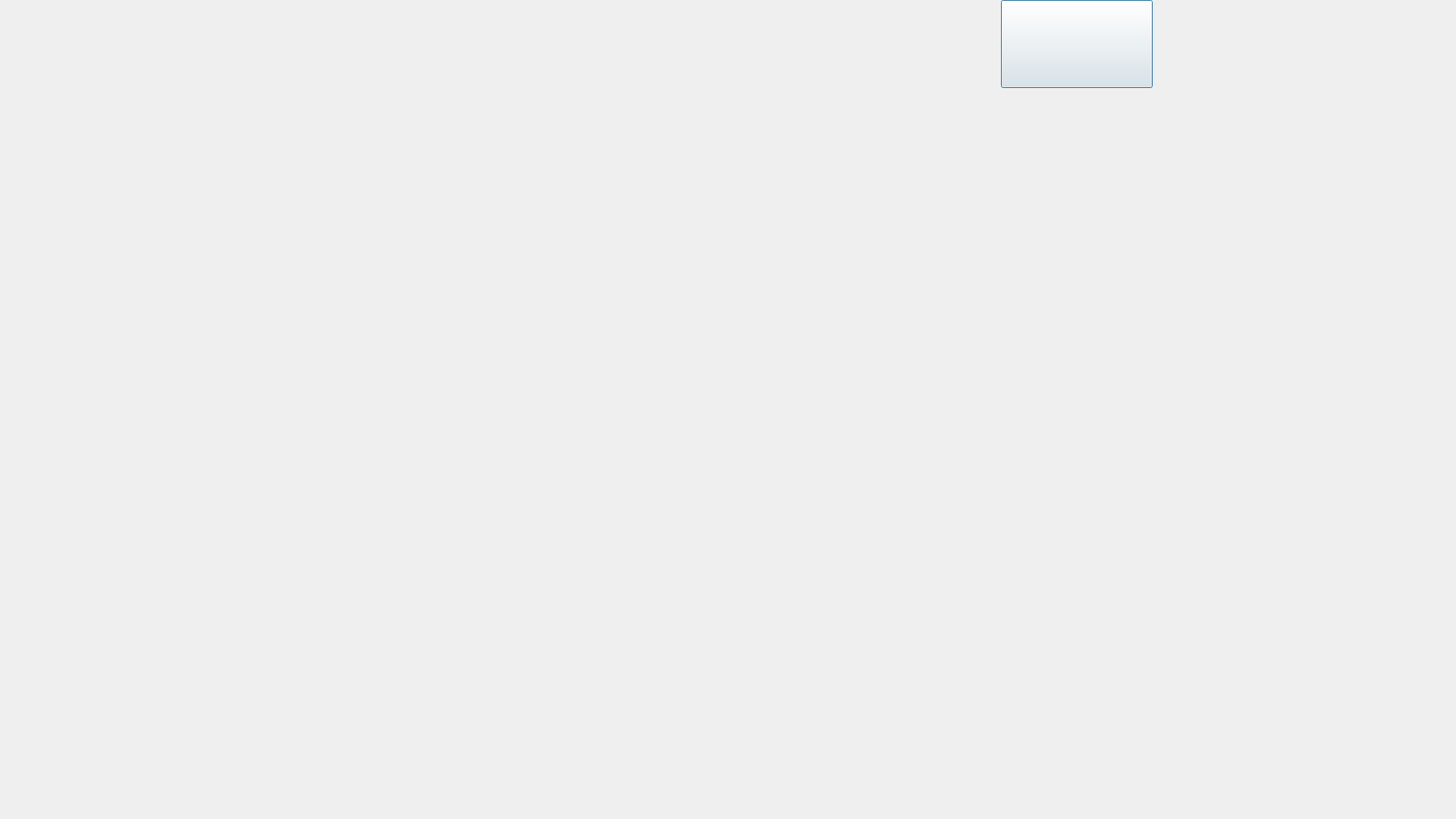
<?xml version="1.0" encoding="UTF-8"?>
<ui version="4.0">
 <class>Industry</class>
 <widget class="QDialog" name="Industry">
  <property name="geometry">
   <rect>
    <x>0</x>
    <y>0</y>
    <width>1920</width>
    <height>1080</height>
   </rect>
  </property>
  <property name="sizePolicy">
   <sizepolicy hsizetype="Fixed" vsizetype="Fixed">
    <horstretch>0</horstretch>
    <verstretch>0</verstretch>
   </sizepolicy>
  </property>
  <property name="windowTitle">
   <string>Dialog</string>
  </property>
  <property name="styleSheet">
   <string notr="true">QWidget#Industry{ background-image: url(:/bt/image/industry_bg.png);}</string>
  </property>
  <widget class="QLabel" name="RTemplateLable">
   <property name="geometry">
    <rect>
     <x>50</x>
     <y>130</y>
     <width>885</width>
     <height>901</height>
    </rect>
   </property>
   <property name="styleSheet">
    <string notr="true">background:transparent;</string>
   </property>
   <property name="text">
    <string/>
   </property>
  </widget>
  <widget class="QLabel" name="ToBeIdentified">
   <property name="geometry">
    <rect>
     <x>985</x>
     <y>130</y>
     <width>885</width>
     <height>901</height>
    </rect>
   </property>
   <property name="styleSheet">
    <string notr="true">background:transparent;</string>
   </property>
   <property name="text">
    <string/>
   </property>
  </widget>
  <widget class="QPushButton" name="pushButton_2">
   <property name="geometry">
    <rect>
     <x>1320</x>
     <y>0</y>
     <width>200</width>
     <height>116</height>
    </rect>
   </property>
   <property name="text">
    <string/>
   </property>
  </widget>
 </widget>
 <resources/>
 <connections/>
</ui>
